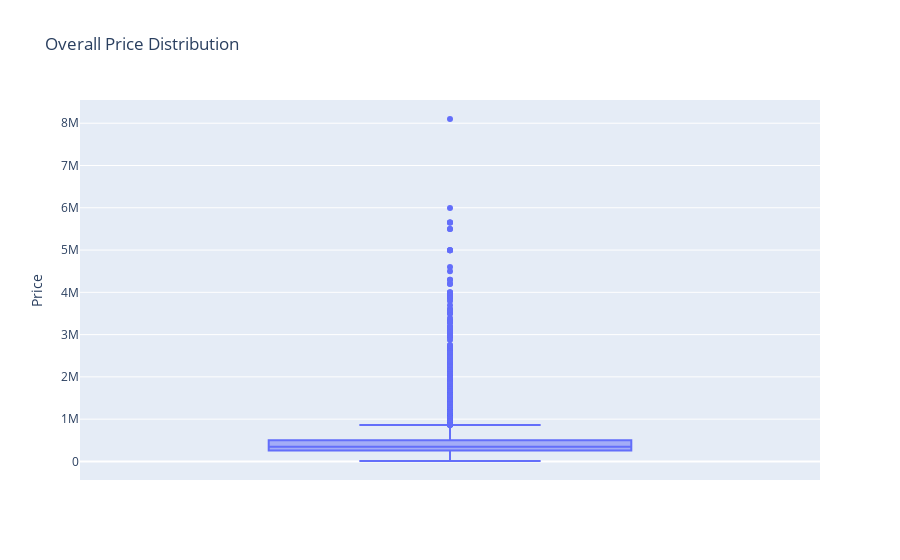
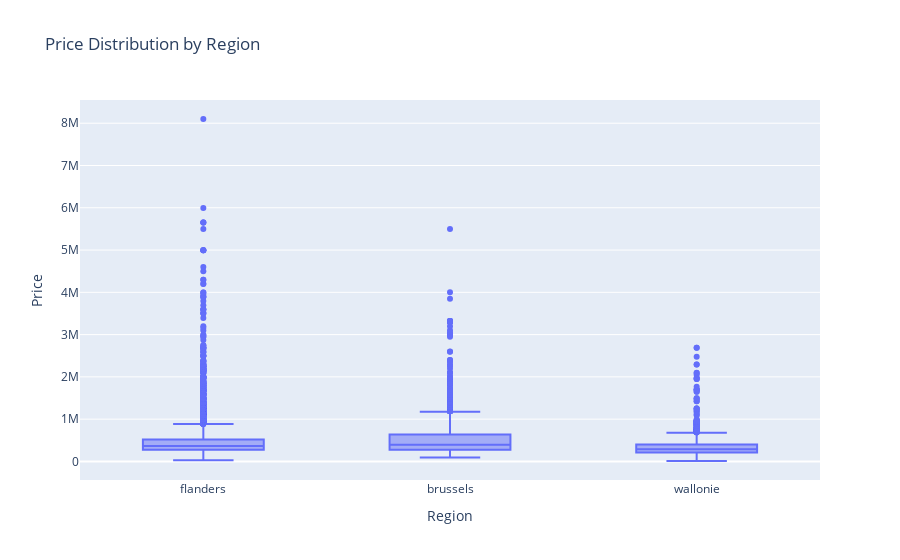

Notebook cell for these charts, in order:
### Code cell
# Overall price distribution
fig1 = px.box(df, y='Price', title='Overall Price Distribution')

# Price distribution for each region
fig2 = px.box(df, x='Region', y='Price', title='Price Distribution by Region')

# Display the plots
fig1.show()
fig2.show()

### Figure 1 — Plotly figure (JSON) as saved in the notebook; plotly's stock layout.template omitted (floating-point values rounded to 4 significant figures; data arrays with more than 128 entries replaced by an {"elided": "..."} marker saying what was removed)
{"data": [{"alignmentgroup": "True", "hovertemplate": "Price=%{y}<extra></extra>", "legendgroup": "", "marker": {"color": "#636efa"}, "name": "", "notched": false, "offsetgroup": "", "orientation": "v", "showlegend": false, "type": "box", "x0": " ", "xaxis": "x", "y": {"elided": "9452 int values"}, "y0": " ", "yaxis": "y"}], "layout": {"boxmode": "group", "legend": {"tracegroupgap": 0}, "title": {"text": "Overall Price Distribution"}, "xaxis": {"anchor": "y", "domain": [0, 1]}, "yaxis": {"anchor": "x", "domain": [0, 1], "title": {"text": "Price"}}}}

### Figure 2 — Plotly figure (JSON) as saved in the notebook; plotly's stock layout.template omitted (floating-point values rounded to 4 significant figures; data arrays with more than 128 entries replaced by an {"elided": "..."} marker saying what was removed)
{"data": [{"alignmentgroup": "True", "hovertemplate": "Region=%{x}<br>Price=%{y}<extra></extra>", "legendgroup": "", "marker": {"color": "#636efa"}, "name": "", "notched": false, "offsetgroup": "", "orientation": "v", "showlegend": false, "type": "box", "x": {"elided": "9452 str values"}, "x0": " ", "xaxis": "x", "y": {"elided": "9452 int values"}, "y0": " ", "yaxis": "y"}], "layout": {"boxmode": "group", "legend": {"tracegroupgap": 0}, "title": {"text": "Price Distribution by Region"}, "xaxis": {"anchor": "y", "domain": [0, 1], "title": {"text": "Region"}}, "yaxis": {"anchor": "x", "domain": [0, 1], "title": {"text": "Price"}}}}
